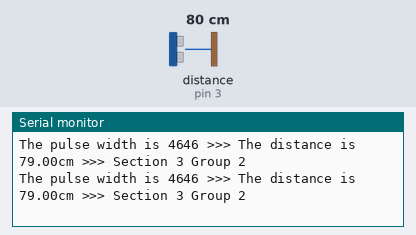
Recording of a sketch running on a simulated Arduino Uno, built with avr-gcc and run on an emulated ATmega328P. Shown: the last lines printed to the serial monitor. Wiring (inferred from the names in the program): ultrasonic range finder: trigger pin 2; echo pin 3. Inputs (shaded band) come from the test bench; at power-on: distance to the obstacle (sensor on pin 3) 80 cm. The echo pulse lasts 58.3 µs per cm.

Above: at 1.2 s.
1.3 s: distance to the obstacle (sensor on pin 3) set to 2 cm
At 1.4 s:
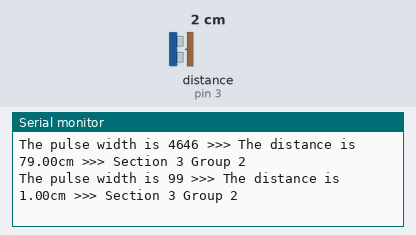
4.3 s: distance to the obstacle (sensor on pin 3) set to 4 cm
At 4.32 s:
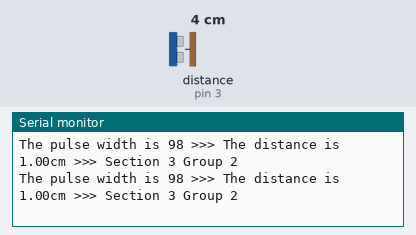
7.3 s: distance to the obstacle (sensor on pin 3) set to 18 cm
At 7.43 s:
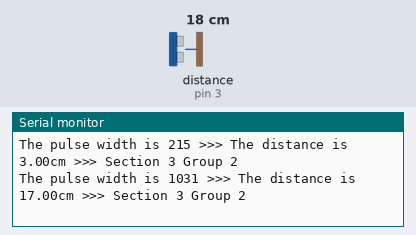
10.3 s: distance to the obstacle (sensor on pin 3) set to 9 cm
At 10.31 s:
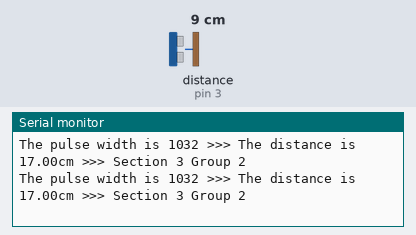
13.3 s: distance to the obstacle (sensor on pin 3) set to 120 cm
At 13.43 s:
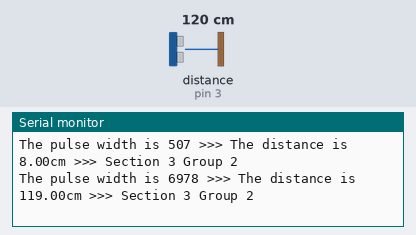
16.3 s: distance to the obstacle (sensor on pin 3) set to 250 cm
At 16.35 s:
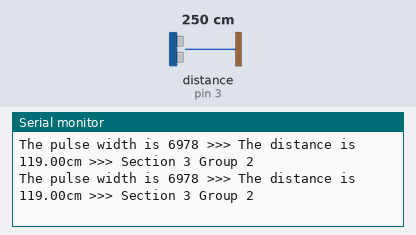
Timing chart, 0 to 19.3 s (numbered marks = the images above; inputs shaded):
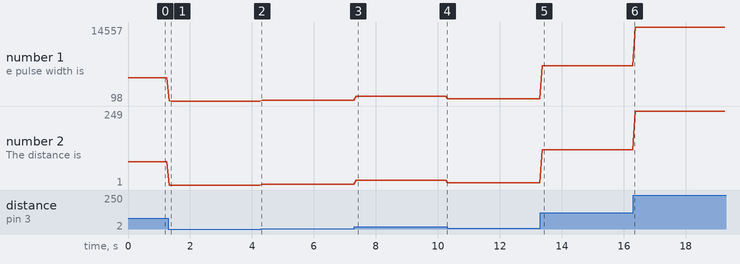

The sketch:

Lab_2_-_T3E3A.ino
```cpp
#define TRIG_PIN 2
#define ECHO_PIN 3
unsigned long pulse_t;
float distance;

void setup() {
  // put your setup code here, to run once:
  Serial.begin(9600);
  pinMode(TRIG_PIN,OUTPUT);
  pinMode(ECHO_PIN,INPUT);
}

void loop() {
  // put your main code here, to run repeatedly:
  digitalWrite(TRIG_PIN,HIGH);
  delayMicroseconds(10);
  digitalWrite(TRIG_PIN,LOW);
  pulse_t = pulseIn(ECHO_PIN, HIGH, 50000);
  distance = (343 * (pulse_t/2))/10000;
  Serial.print("The pulse width is ");
  Serial.print(pulse_t);
  Serial.print(" >>> The distance is ");
  Serial.print(distance);
  Serial.println("cm >>> Section 3 Group 2");
  delay(60);
}
```

Measured:
- after the input at 1.3 s, the serial monitor: prints a new line at once (image 1)
- after the input at 7.3 s, the serial monitor: prints a new line after 0.06 s (image 3)
- after the input at 13.3 s, the serial monitor: prints a new line after 0.06 s (image 5)
- plotted number 1: 4646 → 98 after the input at 1.3 s, 98 → 215 after the input at 4.3 s, 215 → 1032 after the input at 7.3 s, 1032 → 507 after the input at 10.3 s, 507 → 6978 after the input at 13.3 s
- plotted number 2: 79 → 1 after the input at 1.3 s, 3 → 17 after the input at 7.3 s, 17 → 8 after the input at 10.3 s, 8 → 119 after the input at 13.3 s, 119 → 249 after the input at 16.3 s
